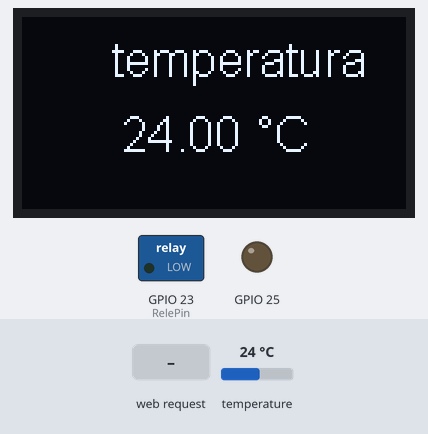
This sketch was run on a simulated ESP32. Parts: 128×64 one-colour display, switched loads named in the sketch (green lamp = pin HIGH), output pins drawn as LEDs (lit = HIGH). Inputs (shaded band) come from the test bench; at power-on: temperature 24 °C. What the sketch prints to the serial monitor is not drawn.

Above: at 2.9 s.
3.0 s: temperature set to 12 °C
At 3.9 s:
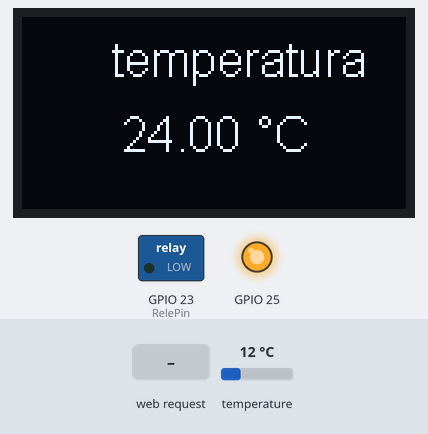
5.5 s: HTTP request GET /rele received
At 6.5 s:
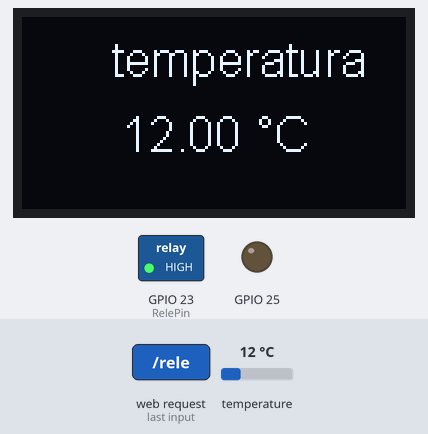
7.1 s: temperature set to 19 °C
At 8.1 s:
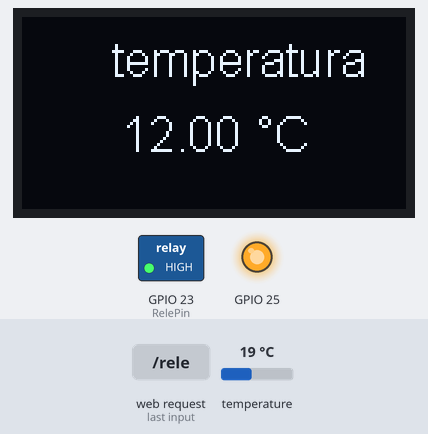
9.7 s: temperature set to 28 °C
At 11.5 s:
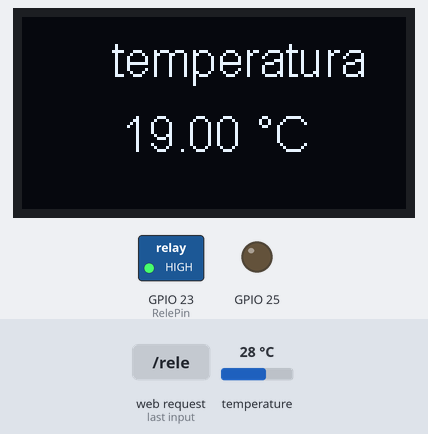
Timing chart, 0 to 13.0 s (numbered marks = the images above; inputs shaded):
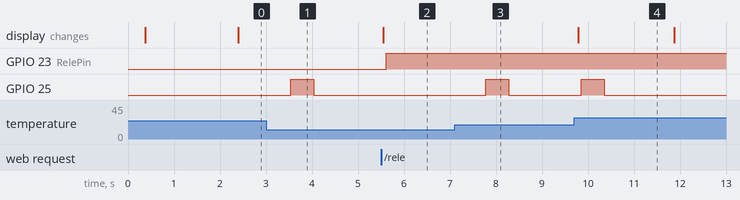

The sketch:

Codigo_Fonte.ino
```cpp
#include <DHTesp.h>
#include "heltec.h"
#include <WiFi.h>
#include <WebServer.h>
#define BAND 915E6 // Escolha a frequência

DHTesp dht;

String packet;

float currentTemp;

float currentHumidity;

const int RelePin = 23;         // pino ao qual o Módulo Relé está conectado
String statusRele = "OFF"; // variavel para ler dados recebidos pela serial
String off = "OFF";

void getTemp()
{
  float temperature = dht.getTemperature();

  if (temperature != currentTemp)
  { // Verifica se houve mudança na temperatura
    currentTemp = temperature;
    digitalWrite(LED, HIGH); // Liga o LED
    delay(500);              // Espera 500 milissegundos
    digitalWrite(LED, LOW);  // Desliiga o LED
    delay(500);              // Espera 500 milissegundos
  }
  delay(1000);
}
void sendPacket()
{
  LoRa.beginPacket();
  LoRa.print("Temperatura: ");
  LoRa.print(currentTemp);
  LoRa.endPacket();
}

/*
  Nome da função: getTemp
  objetivo: ler a temperatura e atibiu a variável currentTemp.
*/

/*Put your SSID & Password*/
const char *ssid = "ESP32-AP-Temp"; // Enter SSID here
const char *password = "getTEMP32"; // Enter Password here (min. 8 characters)

/* Put IP Address details */
IPAddress local_ip(192, 168, 1, 1);
IPAddress gateway(192, 168, 1, 1);
IPAddress subnet(255, 255, 255, 0);

WebServer server(80);
/*
  Nome da função: sendPacket
  objetivo: envia a temperatura via LoRa armazenada na variável currentTemp.
*/

/******************* função principal (setup) *********************/
void setup()
{
  Serial.begin(BAND);
  pinMode(RelePin, OUTPUT);   // seta o pino como saída
  digitalWrite(RelePin, LOW); // seta o pino com nivel logico baixo
  pinMode(LED, OUTPUT);       // inicializa o LED

  Heltec.begin(true /*Habilita o Display*/, true /*Heltec.Heltec.Heltec.LoRa Disable*/, true /*Habilita debug Serial*/, true /*Habilita o PABOOST*/, BAND /*Frequência BAND*/);

  Heltec.display->init();
  Heltec.display->flipScreenVertically();
  Heltec.display->setFont(ArialMT_Plain_16);
  Heltec.display->clear();
  Heltec.display->drawString(33, 5, "Iniciado");
  Heltec.display->drawString(10, 30, "com Sucesso!");
  Heltec.display->display();
  delay(1000);

  dht.setup(17, DHTesp::DHT11); // inicializa o DHT no pino 17

  currentTemp = dht.getTemperature();

  // Setup do Servidor Web

  // Connect to Wi-Fi network with SSID and password
  Serial.print("Setting AP (Access Point)…");

  // Remove the password parameter, if you want the AP (Access Point) to be open
  WiFi.mode(WIFI_AP);
  WiFi.softAPConfig(local_ip, gateway, subnet);
  WiFi.softAP(ssid, password);

  server.on("/", handle_OnConnect);
  server.on("/rele", handle_OnRele);
  server.onNotFound(handle_NotFound);

  server.begin();
  Serial.println("HTTP server started");
}
/******************* função em loop (loop) *********************/
void loop()
{
  getTemp(); // Ler temperatura
  Heltec.display->clear();
  Heltec.display->setTextAlignment(TEXT_ALIGN_LEFT);
  Heltec.display->setFont(ArialMT_Plain_16);

  Heltec.display->drawString(30, 5, "temperatura");
  Heltec.display->drawString(33, 30, (String)currentTemp);
  Heltec.display->drawString(78, 30, "°C");
  Heltec.display->display();
  sendPacket(); // Envia temperatura

  Serial.println(currentTemp);

  // Codigo do Servidor
  server.handleClient();
}

void ativarRele()
{
  if (statusRele == "OFF")
  {
    Serial.println("Caiu no if do ON");
    statusRele = String("ON");
    int readStatus = digitalRead(RelePin);
    Serial.println(String(readStatus));
    digitalWrite(RelePin, HIGH);
  }

  else
  {
    Serial.println("Caiu no if do OFF");
    statusRele = String("OFF");
    int readStatus = digitalRead(RelePin);
    Serial.println(String(readStatus));
    digitalWrite(RelePin, LOW);
  }
}

void handle_OnRele() {
  ativarRele();
  server.send(200, "text/plain", (String)statusRele);
}

void handle_OnConnect()
{
  server.send(200, "text/plain", (String)currentTemp);
}

void handle_NotFound()
{
  server.send(404, "text/plain", "Not found");
}
```

Measured:
- after the input at 3.0 s, GPIO 25: LOW → HIGH after 0.54 s, → LOW 0.50 s later
- after the input at 5.5 s, GPIO 23 (RelePin): LOW → HIGH after 0.11 s
- after the input at 7.1 s, GPIO 25: LOW → HIGH after 0.68 s, → LOW 0.50 s later
- after the input at 9.7 s, GPIO 25: LOW → HIGH after 0.16 s, → LOW 0.50 s later
- what the display in image 4 shows lasts 2.1 s, from 9.8 s to 11.9 s
